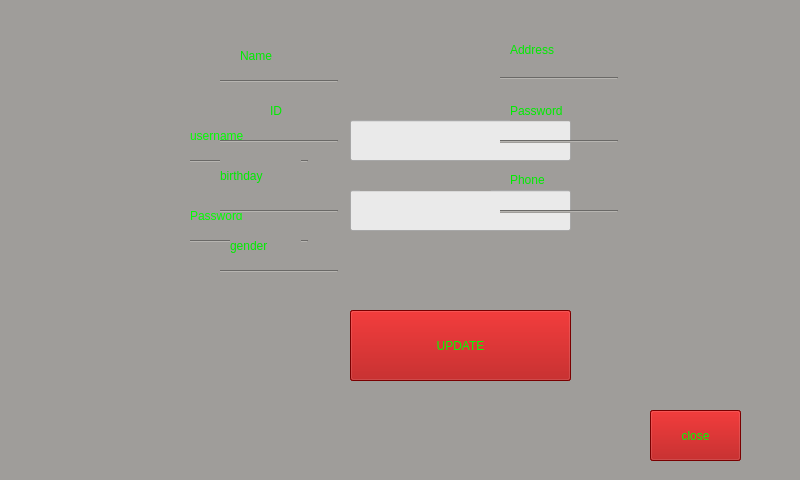
<?xml version="1.0" encoding="UTF-8"?>
<ui version="4.0">
 <class>LoginPwWindow</class>
 <widget class="QWidget" name="LoginPwWindow">
  <property name="geometry">
   <rect>
    <x>0</x>
    <y>0</y>
    <width>800</width>
    <height>480</height>
   </rect>
  </property>
  <property name="windowTitle">
   <string>Form</string>
  </property>
  <property name="autoFillBackground">
   <bool>false</bool>
  </property>
  <property name="styleSheet">
   <string notr="true">
background-color: rgb(159, 157, 154);</string>
  </property>
  <widget class="QLabel" name="label">
   <property name="geometry">
    <rect>
     <x>190</x>
     <y>120</y>
     <width>121</width>
     <height>31</height>
    </rect>
   </property>
   <property name="autoFillBackground">
    <bool>false</bool>
   </property>
   <property name="styleSheet">
    <string notr="true">
color: rgb(0, 255, 0);
font: 16pt &quot;Sans Serif&quot;;</string>
   </property>
   <property name="text">
    <string>username</string>
   </property>
  </widget>
  <widget class="QLabel" name="label_2">
   <property name="geometry">
    <rect>
     <x>190</x>
     <y>200</y>
     <width>121</width>
     <height>31</height>
    </rect>
   </property>
   <property name="autoFillBackground">
    <bool>false</bool>
   </property>
   <property name="styleSheet">
    <string notr="true">font: 16pt &quot;Sans Serif&quot;;

color: rgb(0, 255, 0);</string>
   </property>
   <property name="text">
    <string>Password</string>
   </property>
  </widget>
  <widget class="QLineEdit" name="username_line">
   <property name="geometry">
    <rect>
     <x>350</x>
     <y>120</y>
     <width>221</width>
     <height>41</height>
    </rect>
   </property>
   <property name="styleSheet">
    <string notr="true">font: 12pt &quot;Sans Serif&quot;;
selection-background-color: rgb(0, 236, 0);
color: rgb(170, 0, 0);

background-color: rgb(234, 234, 234);</string>
   </property>
   <property name="text">
    <string/>
   </property>
  </widget>
  <widget class="QLineEdit" name="ID_line">
   <property name="geometry">
    <rect>
     <x>350</x>
     <y>190</y>
     <width>221</width>
     <height>41</height>
    </rect>
   </property>
   <property name="styleSheet">
    <string notr="true">font: 12pt &quot;Sans Serif&quot;;
selection-background-color: rgb(0, 236, 0);
color: rgb(170, 0, 0);

background-color: rgb(234, 234, 234);</string>
   </property>
   <property name="text">
    <string/>
   </property>
  </widget>
  <widget class="QPushButton" name="pushButton_3">
   <property name="geometry">
    <rect>
     <x>350</x>
     <y>310</y>
     <width>221</width>
     <height>71</height>
    </rect>
   </property>
   <property name="styleSheet">
    <string notr="true">background-color: rgb(170, 0, 0);
color: rgb(0, 255, 0);
font: 16pt &quot;Sans Serif&quot;;</string>
   </property>
   <property name="text">
    <string>LOGIN</string>
   </property>
  </widget>
  <widget class="QPushButton" name="pushButton_2">
   <property name="geometry">
    <rect>
     <x>650</x>
     <y>410</y>
     <width>91</width>
     <height>51</height>
    </rect>
   </property>
   <property name="styleSheet">
    <string notr="true">background-color: rgb(170, 0, 0);
color: rgb(0, 255, 0);
font: 14pt &quot;Sans Serif&quot;;</string>
   </property>
   <property name="text">
    <string>close</string>
   </property>
  </widget>
  <widget class="QLabel" name="label_3">
   <property name="geometry">
    <rect>
     <x>0</x>
     <y>0</y>
     <width>130</width>
     <height>100</height>
    </rect>
   </property>
   <property name="text">
    <string/>
   </property>
  </widget>
  <widget class="Line" name="line">
   <property name="geometry">
    <rect>
     <x>190</x>
     <y>160</y>
     <width>118</width>
     <height>3</height>
    </rect>
   </property>
   <property name="orientation">
    <enum>Qt::Horizontal</enum>
   </property>
  </widget>
  <widget class="Line" name="line_2">
   <property name="geometry">
    <rect>
     <x>190</x>
     <y>240</y>
     <width>118</width>
     <height>3</height>
    </rect>
   </property>
   <property name="orientation">
    <enum>Qt::Horizontal</enum>
   </property>
  </widget>
  <widget class="Line" name="line_7">
   <property name="geometry">
    <rect>
     <x>500</x>
     <y>210</y>
     <width>118</width>
     <height>3</height>
    </rect>
   </property>
   <property name="orientation">
    <enum>Qt::Horizontal</enum>
   </property>
  </widget>
  <widget class="Line" name="line_3">
   <property name="geometry">
    <rect>
     <x>220</x>
     <y>210</y>
     <width>118</width>
     <height>3</height>
    </rect>
   </property>
   <property name="orientation">
    <enum>Qt::Horizontal</enum>
   </property>
  </widget>
  <widget class="QLabel" name="label_14">
   <property name="geometry">
    <rect>
     <x>620</x>
     <y>170</y>
     <width>111</width>
     <height>21</height>
    </rect>
   </property>
   <property name="sizePolicy">
    <sizepolicy hsizetype="Preferred" vsizetype="Preferred">
     <horstretch>8</horstretch>
     <verstretch>0</verstretch>
    </sizepolicy>
   </property>
   <property name="styleSheet">
    <string notr="true">font: 12pt &quot;Sans Serif&quot;;
color: rgb(170, 0, 0);</string>
   </property>
   <property name="text">
    <string/>
   </property>
  </widget>
  <widget class="QLabel" name="label_4">
   <property name="geometry">
    <rect>
     <x>230</x>
     <y>230</y>
     <width>71</width>
     <height>31</height>
    </rect>
   </property>
   <property name="sizePolicy">
    <sizepolicy hsizetype="Preferred" vsizetype="Preferred">
     <horstretch>8</horstretch>
     <verstretch>0</verstretch>
    </sizepolicy>
   </property>
   <property name="styleSheet">
    <string notr="true">font: 14pt &quot;Sans Serif&quot;;
color: rgb(0, 236, 0);</string>
   </property>
   <property name="text">
    <string>gender</string>
   </property>
  </widget>
  <widget class="QLabel" name="label_5">
   <property name="geometry">
    <rect>
     <x>510</x>
     <y>40</y>
     <width>81</width>
     <height>20</height>
    </rect>
   </property>
   <property name="sizePolicy">
    <sizepolicy hsizetype="Preferred" vsizetype="Preferred">
     <horstretch>8</horstretch>
     <verstretch>0</verstretch>
    </sizepolicy>
   </property>
   <property name="styleSheet">
    <string notr="true">font: 14pt &quot;Sans Serif&quot;;
color: rgb(0, 236, 0);</string>
   </property>
   <property name="text">
    <string>Address</string>
   </property>
  </widget>
  <widget class="Line" name="line_4">
   <property name="geometry">
    <rect>
     <x>220</x>
     <y>80</y>
     <width>118</width>
     <height>3</height>
    </rect>
   </property>
   <property name="orientation">
    <enum>Qt::Horizontal</enum>
   </property>
  </widget>
  <widget class="QLabel" name="label_12">
   <property name="geometry">
    <rect>
     <x>630</x>
     <y>40</y>
     <width>101</width>
     <height>21</height>
    </rect>
   </property>
   <property name="sizePolicy">
    <sizepolicy hsizetype="Preferred" vsizetype="Preferred">
     <horstretch>8</horstretch>
     <verstretch>0</verstretch>
    </sizepolicy>
   </property>
   <property name="styleSheet">
    <string notr="true">font: 12pt &quot;Sans Serif&quot;;

color: rgb(170, 0, 0);</string>
   </property>
   <property name="text">
    <string/>
   </property>
  </widget>
  <widget class="QLabel" name="label_7">
   <property name="geometry">
    <rect>
     <x>510</x>
     <y>170</y>
     <width>71</width>
     <height>20</height>
    </rect>
   </property>
   <property name="sizePolicy">
    <sizepolicy hsizetype="Preferred" vsizetype="Preferred">
     <horstretch>8</horstretch>
     <verstretch>0</verstretch>
    </sizepolicy>
   </property>
   <property name="styleSheet">
    <string notr="true">font: 14pt &quot;Sans Serif&quot;;
color: rgb(0, 236, 0);</string>
   </property>
   <property name="text">
    <string>Phone</string>
   </property>
  </widget>
  <widget class="QLabel" name="label_11">
   <property name="geometry">
    <rect>
     <x>360</x>
     <y>170</y>
     <width>131</width>
     <height>21</height>
    </rect>
   </property>
   <property name="sizePolicy">
    <sizepolicy hsizetype="Preferred" vsizetype="Preferred">
     <horstretch>8</horstretch>
     <verstretch>0</verstretch>
    </sizepolicy>
   </property>
   <property name="styleSheet">
    <string notr="true">font: 12pt &quot;Sans Serif&quot;;

color: rgb(170, 0, 0);</string>
   </property>
   <property name="text">
    <string/>
   </property>
  </widget>
  <widget class="QLabel" name="label_15">
   <property name="geometry">
    <rect>
     <x>240</x>
     <y>40</y>
     <width>61</width>
     <height>31</height>
    </rect>
   </property>
   <property name="sizePolicy">
    <sizepolicy hsizetype="Preferred" vsizetype="Preferred">
     <horstretch>8</horstretch>
     <verstretch>0</verstretch>
    </sizepolicy>
   </property>
   <property name="styleSheet">
    <string notr="true">font: 14pt &quot;Sans Serif&quot;;
color: rgb(0, 236, 0);</string>
   </property>
   <property name="text">
    <string>Name</string>
   </property>
  </widget>
  <widget class="Line" name="line_5">
   <property name="geometry">
    <rect>
     <x>220</x>
     <y>140</y>
     <width>118</width>
     <height>3</height>
    </rect>
   </property>
   <property name="orientation">
    <enum>Qt::Horizontal</enum>
   </property>
  </widget>
  <widget class="Line" name="line_6">
   <property name="geometry">
    <rect>
     <x>500</x>
     <y>140</y>
     <width>118</width>
     <height>3</height>
    </rect>
   </property>
   <property name="orientation">
    <enum>Qt::Horizontal</enum>
   </property>
  </widget>
  <widget class="QLabel" name="label_13">
   <property name="geometry">
    <rect>
     <x>640</x>
     <y>100</y>
     <width>111</width>
     <height>21</height>
    </rect>
   </property>
   <property name="sizePolicy">
    <sizepolicy hsizetype="Preferred" vsizetype="Preferred">
     <horstretch>8</horstretch>
     <verstretch>0</verstretch>
    </sizepolicy>
   </property>
   <property name="styleSheet">
    <string notr="true">font: 12pt &quot;Sans Serif&quot;;
color: rgb(170, 0, 0);</string>
   </property>
   <property name="text">
    <string/>
   </property>
  </widget>
  <widget class="QLabel" name="label_8">
   <property name="geometry">
    <rect>
     <x>510</x>
     <y>100</y>
     <width>91</width>
     <height>21</height>
    </rect>
   </property>
   <property name="sizePolicy">
    <sizepolicy hsizetype="Preferred" vsizetype="Preferred">
     <horstretch>8</horstretch>
     <verstretch>0</verstretch>
    </sizepolicy>
   </property>
   <property name="styleSheet">
    <string notr="true">font: 14pt &quot;Sans Serif&quot;;
color: rgb(0, 236, 0);</string>
   </property>
   <property name="text">
    <string>Password</string>
   </property>
  </widget>
  <widget class="QLabel" name="label_9">
   <property name="geometry">
    <rect>
     <x>270</x>
     <y>100</y>
     <width>31</width>
     <height>21</height>
    </rect>
   </property>
   <property name="sizePolicy">
    <sizepolicy hsizetype="Preferred" vsizetype="Preferred">
     <horstretch>8</horstretch>
     <verstretch>0</verstretch>
    </sizepolicy>
   </property>
   <property name="styleSheet">
    <string notr="true">font: 14pt &quot;Sans Serif&quot;;
color: rgb(0, 236, 0);</string>
   </property>
   <property name="text">
    <string>ID</string>
   </property>
  </widget>
  <widget class="Line" name="line_9">
   <property name="geometry">
    <rect>
     <x>220</x>
     <y>270</y>
     <width>118</width>
     <height>3</height>
    </rect>
   </property>
   <property name="orientation">
    <enum>Qt::Horizontal</enum>
   </property>
  </widget>
  <widget class="QLabel" name="label_10">
   <property name="geometry">
    <rect>
     <x>330</x>
     <y>100</y>
     <width>131</width>
     <height>16</height>
    </rect>
   </property>
   <property name="sizePolicy">
    <sizepolicy hsizetype="Preferred" vsizetype="Preferred">
     <horstretch>8</horstretch>
     <verstretch>0</verstretch>
    </sizepolicy>
   </property>
   <property name="styleSheet">
    <string notr="true">font: 12pt &quot;Sans Serif&quot;;

color: rgb(170, 0, 0);</string>
   </property>
   <property name="text">
    <string/>
   </property>
  </widget>
  <widget class="QLabel" name="label_19">
   <property name="geometry">
    <rect>
     <x>340</x>
     <y>240</y>
     <width>121</width>
     <height>21</height>
    </rect>
   </property>
   <property name="sizePolicy">
    <sizepolicy hsizetype="Preferred" vsizetype="Preferred">
     <horstretch>8</horstretch>
     <verstretch>0</verstretch>
    </sizepolicy>
   </property>
   <property name="styleSheet">
    <string notr="true">font: 12pt &quot;Sans Serif&quot;;

color: rgb(170, 0, 0);</string>
   </property>
   <property name="text">
    <string/>
   </property>
  </widget>
  <widget class="QLabel" name="label_20">
   <property name="geometry">
    <rect>
     <x>350</x>
     <y>50</y>
     <width>131</width>
     <height>16</height>
    </rect>
   </property>
   <property name="sizePolicy">
    <sizepolicy hsizetype="Preferred" vsizetype="Preferred">
     <horstretch>8</horstretch>
     <verstretch>0</verstretch>
    </sizepolicy>
   </property>
   <property name="styleSheet">
    <string notr="true">font: 12pt &quot;Sans Serif&quot;;

color: rgb(170, 0, 0);</string>
   </property>
   <property name="text">
    <string/>
   </property>
  </widget>
  <widget class="Line" name="line_10">
   <property name="geometry">
    <rect>
     <x>500</x>
     <y>70</y>
     <width>118</width>
     <height>16</height>
    </rect>
   </property>
   <property name="orientation">
    <enum>Qt::Horizontal</enum>
   </property>
  </widget>
  <widget class="QLabel" name="label_21">
   <property name="geometry">
    <rect>
     <x>220</x>
     <y>160</y>
     <width>81</width>
     <height>31</height>
    </rect>
   </property>
   <property name="sizePolicy">
    <sizepolicy hsizetype="Preferred" vsizetype="Preferred">
     <horstretch>8</horstretch>
     <verstretch>0</verstretch>
    </sizepolicy>
   </property>
   <property name="styleSheet">
    <string notr="true">font: 14pt &quot;Sans Serif&quot;;
color: rgb(0, 236, 0);</string>
   </property>
   <property name="text">
    <string>birthday</string>
   </property>
  </widget>
  <widget class="QPushButton" name="pushButton_4">
   <property name="geometry">
    <rect>
     <x>350</x>
     <y>310</y>
     <width>221</width>
     <height>71</height>
    </rect>
   </property>
   <property name="styleSheet">
    <string notr="true">background-color: rgb(170, 0, 0);
color: rgb(0, 255, 0);
font: 16pt &quot;Sans Serif&quot;;</string>
   </property>
   <property name="text">
    <string>UPDATE</string>
   </property>
  </widget>
  <widget class="QPushButton" name="pushButton_5">
   <property name="geometry">
    <rect>
     <x>650</x>
     <y>410</y>
     <width>91</width>
     <height>51</height>
    </rect>
   </property>
   <property name="styleSheet">
    <string notr="true">background-color: rgb(170, 0, 0);
color: rgb(0, 255, 0);
font: 14pt &quot;Sans Serif&quot;;</string>
   </property>
   <property name="text">
    <string>close</string>
   </property>
  </widget>
 </widget>
 <resources/>
 <connections/>
</ui>
